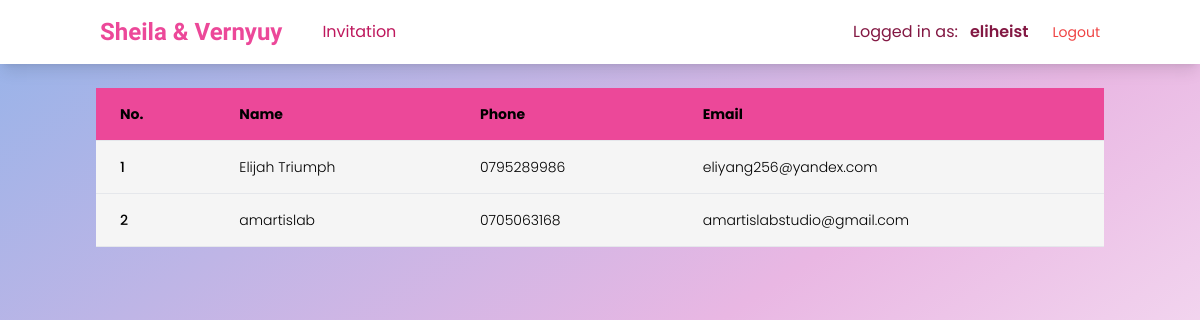
Screenshot of /guests/ (signed in) with the database file from the repository.
### guests/models.py (models this page shows, shortened)
class Guest(models.Model):
   name = models.CharField(max_length=50)
   phone = models.CharField(max_length=50, unique=True)
   email = models.EmailField(blank=True, null=True)
   is_active = models.BooleanField(default=True)

### guests/views.py (the view)
# urls.py: path('', GuestListView.as_view(), name='guest-list'),
class GuestListView(LoginRequiredMixin, ListView):
   model = Guest
   template_name = "guests/guest-list.html"
   context_object_name = 'guests'
   def get_queryset(self):
        queryset = super().get_queryset()
        return queryset.filter(is_active=True)

### guests/templates/guests/guest-list.html
{% extends 'base.html' %}
{% block content %}
<div class="overflow-hidden overflow-x-auto container mx-auto p-2">
   <table class="min-w-full text-left text-sm font-light">
      <thead class="border-b bg-pink-500 font-medium">
         <tr>
            <th scope="col" class="px-6 py-4">No.</th>
            <th scope="col" class="px-6 py-4">Name</th>
            <th scope="col" class="px-6 py-4">Phone</th>
            <th scope="col" class="px-6 py-4">Email</th>
         </tr>
      </thead>
      <tbody>
         {% for guest in guests %}
            <tr class="border-b bg-neutral-100">
               <td class="whitespace-nowrap px-6 py-4 font-medium">{{ forloop.counter }}</td>
               <td class="whitespace-nowrap px-6 py-4">{{ guest.name }}</td>
               <td class="whitespace-nowrap px-6 py-4">{{ guest.phone }}</td>
               <td class="whitespace-nowrap px-6 py-4">{{ guest.email }}</td>
            </tr>
         {% endfor %}
      </tbody>
   </table>
</div>
{% endblock content %}

### templates/nav.html (shortened to what this page needs)
<nav
   class="relative flex w-full flex-wrap items-center justify-between bg-white py-2 text-pink-900 shadow-lg lg:flex-wrap lg:justify-start lg:py-4 mb-4"
   data-te-navbar-ref>
   <div class="flex w-full items-center justify-between px-3 container mx-auto"
   x-data="{
      show: false
   }">
      <div class="!visible mt-2 items-center lg:mt-0 lg:!flex">
         <a class="pr-2 text-2xl font-semibold text-pink-500 font-style" href="#">Sheila & Vernyuy</a>
         <div class="hidden lg:inline">
            <ul class="list-style-none md:mr-auto ml-8 flex flex-col pl-0 lg:flex-row">
               <li class="my-4 lg:my-0 lg:pr-2" data-te-nav-item-ref>
                  <a class="text-pink-700 hover:text-pink-500" href="{% url 'main:main' %}">Invitation</a>
               </li>
            </ul>
         </div>
      </div>
      <div class="relative flex items-center">
         <div class="hidden lg:flex">
            <span class="">Logged in as:</span>
            <span class="font-semibold ml-3">{{ request.user }}</span>
         </div>
         <span>
            <a href="{% url 'main:logout' %}" class="ml-6 text-sm text-red-500">Logout</a>
         </span>
      </div>
   </div>
</nav>

### static/css/style.css (style rules this page uses)
html { line-height: 1.5; -webkit-text-size-adjust: 100%; -moz-tab-size: 4; -o-tab-size: 4; tab-size: 4; font-family: ui-sans-serif, system-ui, -apple-system, BlinkMacSystemFont, "Segoe UI", Roboto, "Helvetica Neue", Arial, "Noto Sans", sans-serif, "Apple Color Emoji", "Segoe UI Emoji", "Segoe UI Symbol", "Noto Color Emoji"; font-feature-settings: normal; }
body { margin: 0; line-height: inherit; }
a { color: inherit; text-decoration: inherit; }
table { text-indent: 0; border-color: inherit; border-collapse: collapse; }
ol, ul, menu { list-style: none; margin: 0; padding: 0; }
.container { width: 100%; }
@media (min-width: 640px) { .container { max-width: 640px; } }
@media (min-width: 768px) { .container { max-width: 768px; } }
@media (min-width: 1024px) { .container { max-width: 1024px; } }
.\!visible { visibility: visible !important; }
.relative { position: relative; }
.mx-auto { margin-left: auto; margin-right: auto; }
.my-4 { margin-top: 1rem; margin-bottom: 1rem; }
.mb-4 { margin-bottom: 1rem; }
.mt-2 { margin-top: 0.5rem; }
.ml-8 { margin-left: 2rem; }
.ml-3 { margin-left: 0.75rem; }
.ml-6 { margin-left: 1.5rem; }
.flex { display: flex; }
.hidden { display: none; }
.h-screen { height: 100vh; }
.w-full { width: 100%; }
.min-w-full { min-width: 100%; }
.flex-col { flex-direction: column; }
.flex-wrap { flex-wrap: wrap; }
.items-center { align-items: center; }
.justify-between { justify-content: space-between; }
.overflow-hidden { overflow: hidden; }
.overflow-x-auto { overflow-x: auto; }
.scroll-smooth { scroll-behavior: smooth; }
.whitespace-nowrap { white-space: nowrap; }
.border-b { border-bottom-width: 1px; }
.bg-pink-500 { --tw-bg-opacity: 1; background-color: rgb(236 72 153 / var(--tw-bg-opacity)); }
.bg-white { --tw-bg-opacity: 1; background-color: rgb(255 255 255 / var(--tw-bg-opacity)); }
.bg-neutral-100 { --tw-bg-opacity: 1; background-color: rgb(245 245 245 / var(--tw-bg-opacity)); }
.bg-gradient-to-br { background-image: linear-gradient(to bottom right, var(--tw-gradient-stops)); }
.from-\[\#94b3e9\] { --tw-gradient-from: #94b3e9; --tw-gradient-to: rgb(148 179 233 / 0); --tw-gradient-stops: var(--tw-gradient-from), var(--tw-gradient-to); }
.via-\[\#e9b7e3\] { --tw-gradient-to: rgb(233 183 227 / 0); --tw-gradient-stops: var(--tw-gradient-from), #e9b7e3, var(--tw-gradient-to); }
.to-white { --tw-gradient-to: #fff; }
.p-2 { padding: 0.5rem; }
.py-2 { padding-top: 0.5rem; padding-bottom: 0.5rem; }
.px-3 { padding-left: 0.75rem; padding-right: 0.75rem; }
.px-6 { padding-left: 1.5rem; padding-right: 1.5rem; }
.py-4 { padding-top: 1rem; padding-bottom: 1rem; }
.pr-2 { padding-right: 0.5rem; }
.pl-0 { padding-left: 0px; }
.text-left { text-align: left; }
.font-body { font-family: Poppins, sans-serif; }
.font-style { font-family: Style Script, cursive; }
.text-sm { font-size: 0.875rem; line-height: 1.25rem; }
.text-2xl { font-size: 1.5rem; line-height: 2rem; }
.font-semibold { font-weight: 600; }
.font-light { font-weight: 300; }
.font-medium { font-weight: 500; }
.text-pink-900 { --tw-text-opacity: 1; color: rgb(131 24 67 / var(--tw-text-opacity)); }
.text-pink-700 { --tw-text-opacity: 1; color: rgb(190 24 93 / var(--tw-text-opacity)); }
.text-pink-500 { --tw-text-opacity: 1; color: rgb(236 72 153 / var(--tw-text-opacity)); }
.text-red-500 { --tw-text-opacity: 1; color: rgb(239 68 68 / var(--tw-text-opacity)); }
.shadow-lg { --tw-shadow: 0 10px 15px -3px rgb(0 0 0 / 0.1), 0 4px 6px -4px rgb(0 0 0 / 0.1); --tw-shadow-colored: 0 10px 15px -3px var(--tw-shadow-color), 0 4px 6px -4px var(--tw-shadow-color); box-shadow: var(--tw-ring-offset-shadow, 0 0 #0000), var(--tw-ring-shadow, 0 0 #0000), var(--tw-shadow); }
@media (min-width: 768px) { .md\:mr-auto { margin-right: auto; } }
@media (min-width: 1024px) { .lg\:my-0 { margin-top: 0px; margin-bottom: 0px; } }
@media (min-width: 1024px) { .lg\:mt-0 { margin-top: 0px; } }
@media (min-width: 1024px) { .lg\:inline { display: inline; } }
@media (min-width: 1024px) { .lg\:\!flex { display: flex !important; } }
@media (min-width: 1024px) { .lg\:flex { display: flex; } }
@media (min-width: 1024px) { .lg\:flex-row { flex-direction: row; } }
@media (min-width: 1024px) { .lg\:flex-wrap { flex-wrap: wrap; } }
@media (min-width: 1024px) { .lg\:justify-start { justify-content: flex-start; } }
@media (min-width: 1024px) { .lg\:py-4 { padding-top: 1rem; padding-bottom: 1rem; } }
@media (min-width: 1024px) { .lg\:pr-2 { padding-right: 0.5rem; } }

### rows the page displays
Guest: name "Elijah Triumph", phone "0795289986", email "eliyang256@yandex.com"
Guest: name "amartislab", phone "0705063168", email "amartislabstudio@gmail.com"

### other values shown
{{ request.user }} "eliheist"
